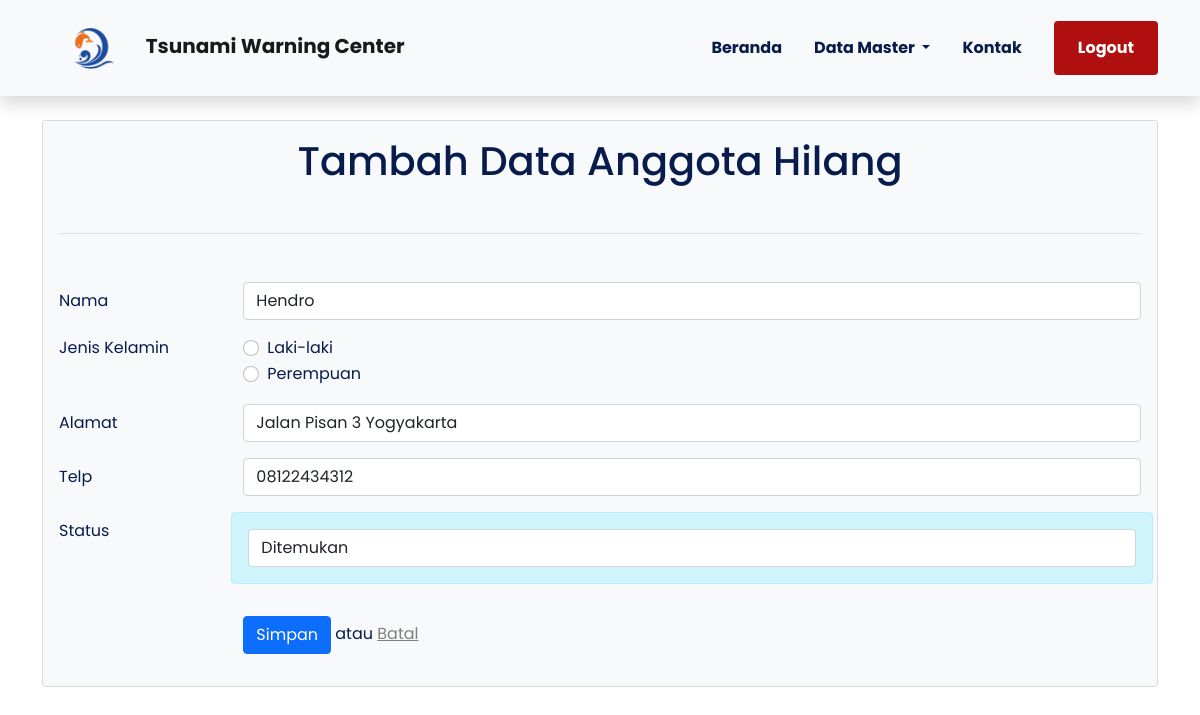
Screenshot of /Backend/temukan_tambah.php?id=2 with the database file from the repository.
### tables this page shows
CREATE TABLE `hilang` (
  `id` int(11) NOT NULL,
  `nama` varchar(255) NOT NULL,
  `jk` enum('L','P') NOT NULL,
  `alamat` varchar(255) NOT NULL,
  `telp` varchar(15) NOT NULL,
  `status` int(11) NOT NULL
);

### Backend/temukan_tambah.php (the view, shortened to what this page needs)
<?php
    require 'koneksi.php';
?>
<!doctype html>
<html lang="en">
<head>
    <link rel="stylesheet" href="libraries/bootstrap/css/bootstrap.css">
    <link rel="stylesheet" href="styles/main.css">
</head>
<body>
    <?php include 'layout/navbar.php'; ?>
    <main>
        <div class="container" style="margin-top: 120px;">
            <div class="card bg-light">
                <div class="card-body">
                    <h1 class="text-center mb-5">Tambah Data Anggota Hilang</h1>
                    <div class="border-bottom mt-3 mb-5"></div>
                    <?php
                    if (@$_GET['id']) {
                        $id = $_GET['id'];
                        $query = mysqli_query($konek, "SELECT * FROM hilang WHERE id = '$id'");
                        $hilang = mysqli_fetch_array($query);
                    }
                    ?>
                    <form action="funct.php" method="POST" enctype="multipart/form-data">
                        <div class="row mb-3">
                            <label class="col-sm-2 col-form-label" for="nama">Nama</label>
                            <div class="col-sm-10">
                            <input type="text" name="nama" value="<?= @$hilang['nama']; ?>" class="form-control" required>
                            </div>
                        </div>
                        <fieldset class="row mb-3">
                            <legend class="col-form-label col-sm-2 pt-0">Jenis Kelamin</legend>
                            <div class="col-sm-10">
                            <div class="form-check">
                                <input type="radio" id="jk_l" name="jk" value="L" class="form-check-input" required>
                                <label class="form-check-label" for="jk_l">Laki-laki</label>
                            </div>
                            <div class="form-check">
                                <input type="radio" id="jk_p" name="jk" value="P" class="form-check-input" required>
                                <label class="form-check-label" for="jk_p">Perempuan</label>
                            </div>
                            </div>
                        </fieldset>
                        <div class="row mb-3">
                            <label class="col-sm-2 col-form-label" for="alamat">Alamat</label>
                            <div class="col-sm-10">
                            <input rows="4" type="text" name="alamat" value="<?= @$hilang['alamat']; ?>" class="form-control" required>
                            </div>
                        </div>
                        <div class="row mb-3">
                            <label class="col-sm-2 col-form-label" for="telp">Telp</label>
                            <div class="col-sm-10">
                            <input type="text" name="telp" value="<?= @$hilang['telp']; ?>" class="form-control" required>
                            </div>
                        </div>
                        <div class="row mb-3 ">
                            <label class="col-sm-2 col-form-label" for="Status">Status</label>
                            <div class="col-sm-10 alert alert-info">
                            <select class="form-control" name="status" required="required">
                                    <option <?php if(@$hilang['status']=="2"){echo "selected='selected'";} ?> value="2">Ditemukan</option>
                            </select>
                            </div>
                        </div>
                        <div class="row mb-3">
                        <label class="col-sm-2 col-form-label" for="telp"></label>
                        <div class="col-sm-10">
                            <button class="btn btn-primary" type="submit" name="submit">Simpan</button>
                            atau
                            <a href="temukan.php" style="color:grey;">Batal</a>
                        </div>
                    </form>
                </div>
            </div>
        </div>
    </main>
</body>
</html>

### frontend/styles/main.css (style rules this page uses)
body { background-color: #ffffff; font-family: "poppins", sans-serif; color: #071C4D; }

### Backend/style/main.css (style rules this page uses)
body { background-color: #ffffff; font-family: "poppins", sans-serif; color: #071C4D; }

### rows the page displays
hilang: nama "Hendro", alamat "Jalan Pisan 3 Yogyakarta", telp "08122434312", status "Ditemukan"
